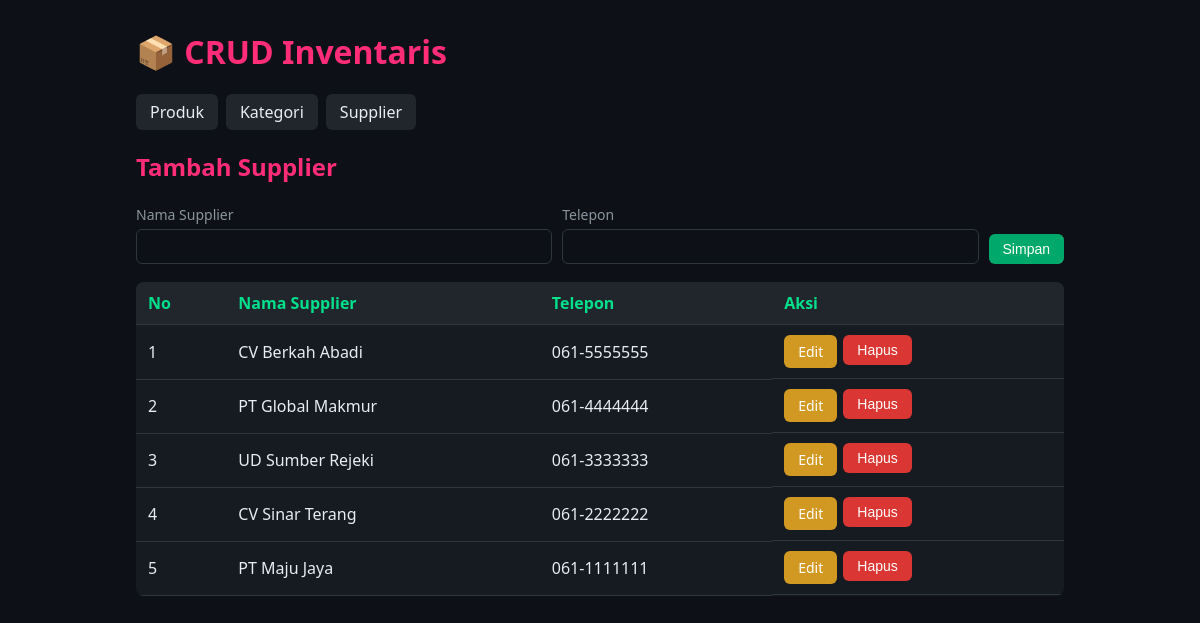
Screenshot of /supplier.php with the database file from the repository.
### tables this page shows
CREATE TABLE supplier (
    id_supplier   INT AUTO_INCREMENT PRIMARY KEY,
    nama_supplier VARCHAR(100) NOT NULL,
    telepon       VARCHAR(20)  NOT NULL
);

### includes/helpers.php (called while the page is built, shortened)
<?php
function e($value): string
{
    return htmlspecialchars((string)$value, ENT_QUOTES, 'UTF-8');
}

### supplier.php (the view, shortened to what this page needs)
<?php
require_once __DIR__ . '/includes/helpers.php';
$pdo = Database::getInstance()->getConnection();
$edit = null;
$list = $pdo->query('SELECT * FROM supplier ORDER BY id_supplier DESC')->fetchAll();
require_once __DIR__ . '/includes/header.php';
?>
<h2><?= $edit ? 'Edit Supplier' : 'Tambah Supplier' ?></h2>
<form method="post" class="inline-form">
    <div>
        <label>Nama Supplier</label>
        <input type="text" name="nama_supplier" value="<?= e($edit['nama_supplier'] ?? '') ?>" required>
    </div>
    <div>
        <label>Telepon</label>
        <input type="text" name="telepon" value="<?= e($edit['telepon'] ?? '') ?>" required>
    </div>
    <button class="btn btn-primary"><?= $edit ? 'Update' : 'Simpan' ?></button>
</form>
<table>
    <thead><tr><th>No</th><th>Nama Supplier</th><th>Telepon</th><th>Aksi</th></tr></thead>
    <tbody>
    <?php foreach ($list as $i => $s): ?>
        <tr>
            <td><?= $i + 1 ?></td>
            <td><?= e($s['nama_supplier']) ?></td>
            <td><?= e($s['telepon']) ?></td>
            <td class="aksi">
                <a href="supplier.php?edit=<?= e($s['id_supplier']) ?>" class="btn btn-warn">Edit</a>
                <form method="post" onsubmit="return confirm('Yakin ingin menghapus supplier ini?');">
                    <button class="btn btn-danger">Hapus</button>
                </form>
            </td>
        </tr>
    <?php endforeach; ?>
    </tbody>
</table>
<?php require_once __DIR__ . '/includes/footer.php'; ?>

### assets/style.css (style rules this page uses)
* { box-sizing:border-box }
body { margin:0;font-family:Segoe UI,Arial,sans-serif;background:#0d1117;color:#e6edf3 }
h1,h2 { color:#ff2d78 }
table { width:100%;border-collapse:collapse;background:#161b22;border-radius:8px;overflow:hidden }
th,td { padding:10px 12px;text-align:left;border-bottom:1px solid #30363d }
th { background:#21262d;color:#00e08a }
.btn { display:inline-block;padding:7px 14px;border:0;border-radius:6px;color:#fff;cursor:pointer;text-decoration:none;font-size:14px }
.btn-primary { background:#00a86b }
.btn-warn { background:#d29922 }
.btn-danger { background:#da3633 }
.aksi { display:flex;gap:6px }
.aksi form { margin:0 }
input,select { width:100%;padding:9px;margin:4px 0 14px;background:#0d1117;border:1px solid #30363d;color:#e6edf3;border-radius:6px }
form label { font-size:14px;color:#8b949e }
.inline-form { display:flex;gap:10px;align-items:flex-end;flex-wrap:wrap;margin-bottom:18px }
.inline-form div { flex:1;min-width:180px }
.inline-form input { margin-bottom:0 }

### rows the page displays
supplier: nama_supplier "CV Berkah Abadi", telepon "061-5555555"
supplier: nama_supplier "PT Global Makmur", telepon "061-4444444"
supplier: nama_supplier "UD Sumber Rejeki", telepon "061-3333333"
supplier: nama_supplier "CV Sinar Terang", telepon "061-2222222"
supplier: nama_supplier "PT Maju Jaya", telepon "061-1111111"
